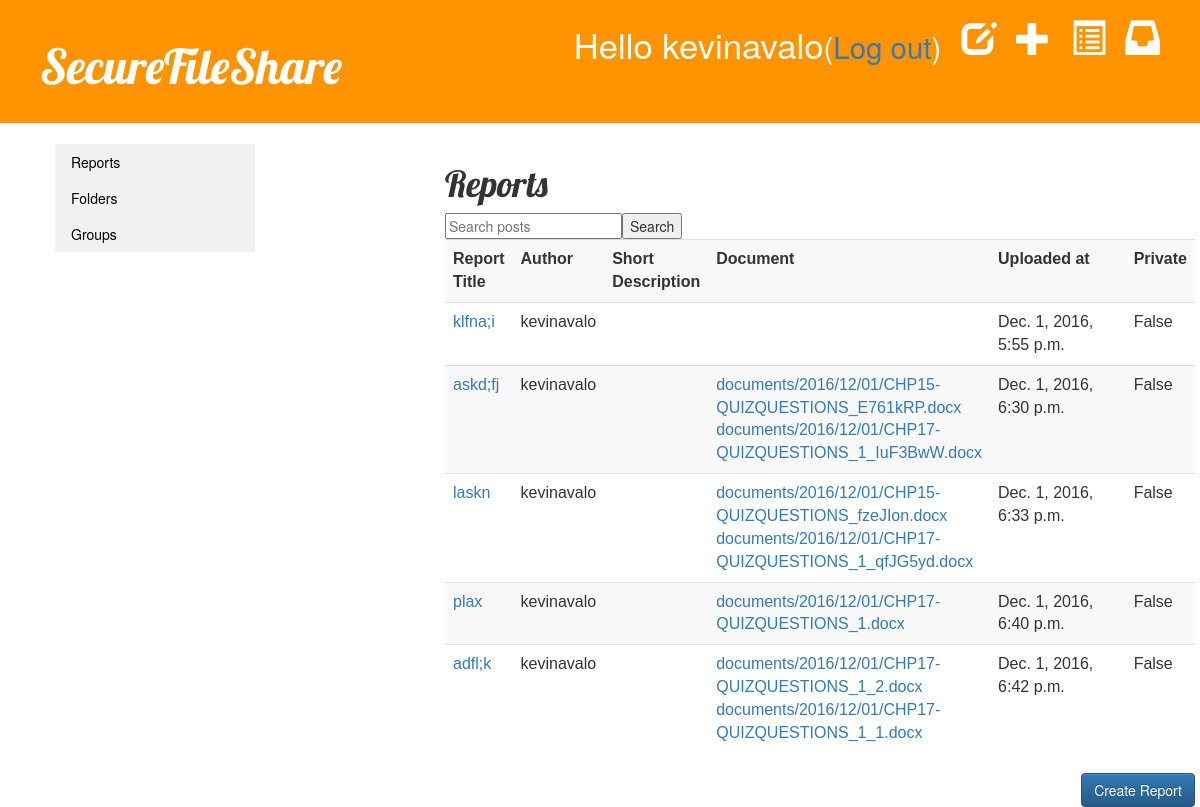
The app's page / (signed in), older data.
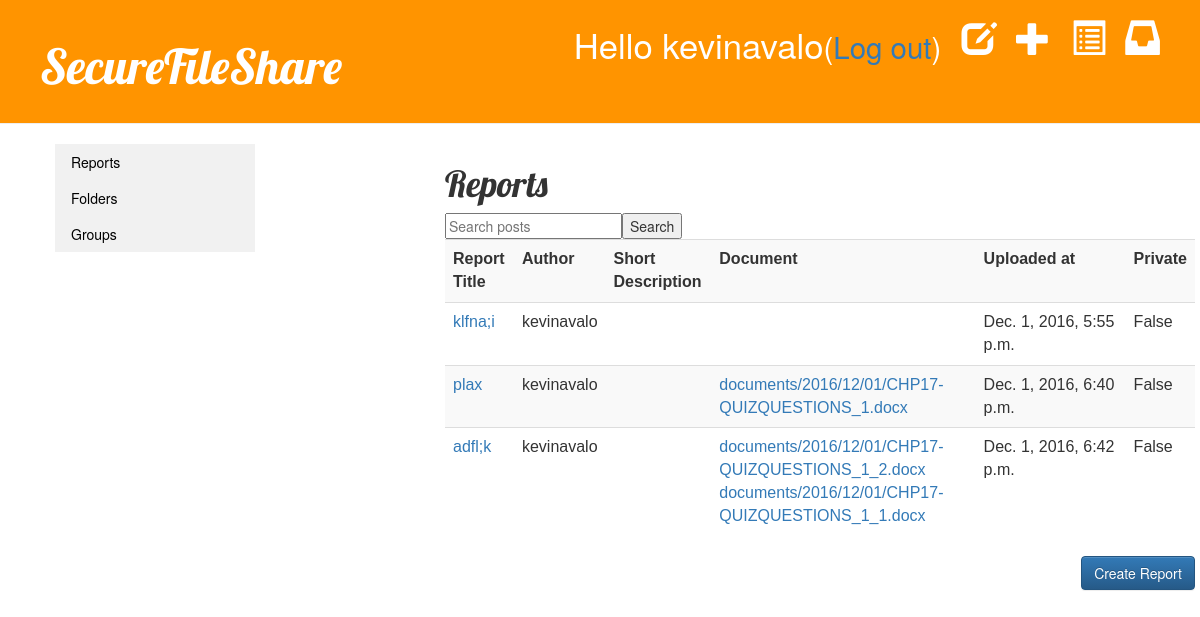
The same page, newer data.
### blog/models.py (models this page shows, shortened)
class Report(models.Model): #this Report is a django model
    author = models.ForeignKey('auth.User') #link to another model
    title = models.CharField(max_length=200) #text with limited number of chars
    private = models.BooleanField(default=False) #checkbox for private
    short_description = models.CharField(max_length=100, blank=True)
    long_description = models.CharField(max_length=500, blank=True) #text with unlimited number of chars
    group = models.CharField(max_length=100, default="", blank=True)
    documents = models.ManyToManyField(Document)
    folder = models.ForeignKey(Folder, null=True, default=None, blank=True)
    upload_at = models.DateTimeField(auto_now_add=True)
    created_date = models.DateTimeField(default=timezone.now) #date and time
    published_date = models.DateTimeField(blank=True, null=True)

class Document(models.Model):
    document = models.FileField(upload_to='documents/%Y/%m/%d')

### blog/views.py (the view)
# urls.py: url(r'^$', views.report_list, name='report_list'), #views.report_list is the place to go if we arrive at the main page
@login_required
def report_list(request):
    query = request.GET.get("q")
    if query:
        reports = Report.objects.filter((
            Q(title__icontains=query)|
            Q(author__first_name__icontains=query)|
            Q(author__last_name__icontains=query)|
            Q(description__icontains=query)
        ) & Q(Q(private=False) | Q(author=request.user)) & Q(published_date__lte=timezone.now())) # fixing privacy issues with searching
    else:
        reports = Report.objects.filter(Q(Q(private=False) | Q(author=request.user)) & Q(published_date__lte=timezone.now())).order_by('published_date')
    return render(request, 'blog/report_list.html', {'reports': reports})

### blog/templates/blog/report_list.html
{% extends 'blog/base.html' %}
{% block content %}
<h1>Reports</h1>
{% if user.is_authenticated %}
<table width="1200" class="table table-inverse table-striped">
		<tr>
			<th>Report Title</th>
			<th>Author</th>
			<th>Short Description</th>
			<th>Document</th>
			<th>Uploaded at</th>
			<th>Private</th>
		</tr>
<form method='GET' action=''>
<input type='text' name='q' placeholder='Search posts' value='{{ request.GET.q }}'/>
<input type='submit' value='Search' />
{% for report in reports %}
		<tr>
			<td><a href="{% url 'report_detail' pk=report.pk %}">{{ report.title }}</a></td>
			<td>{{ report.author }}</td>
			<td>{{ report.short_description }}</td>
		<td>{% for document in report.documents.all %}
			<a href="{{ document.document.url }}">{{ document.document.name }}</a>
		{% endfor %}</td>
			<td width="20%">{{report.upload_at}}</td>
			<td>{{ report.private }}</td>
		</tr>
{% endfor %}
</table>
<a href="{% url 'report_new' %}"><button type="button" class="btn btn-primary">Create Report</button></a>
{% else %}
<p> Please <a href="{% url 'login' %}">login</a> to continue.</p>
{% endif %}
{% endblock %}
{% block sidebar %}
<ul class="subnavilist">
    <li><a href="{% url 'report_list' %} ">Reports</a></li>
    <li><a href="{% url 'folder_list' %} ">Folders</a></li>
    <li><a href="{% url 'group_list' %} ">Groups</a></li>
</ul>
{% endblock %}

Row changes from the older to the newer data that the page shows:
removed Report: title "askd;fj", author "kevinavalo", upload_at "Dec. 1, 2016, 6:30 p.m.", private "False"
no longer on this page (row unchanged): Document: document.name "documents/2016/12/01/CHP15-QUIZQUESTIONS_E761kRP.docx", shown under "askd;fj"
no longer on this page (row unchanged): Document: document.name "documents/2016/12/01/CHP17-QUIZQUESTIONS_1_IuF3BwW.docx", shown under "askd;fj"
removed Report: title "laskn", author "kevinavalo", upload_at "Dec. 1, 2016, 6:33 p.m.", private "False"
no longer on this page (row unchanged): Document: document.name "documents/2016/12/01/CHP15-QUIZQUESTIONS_fzeJIon.docx", shown under "laskn"
no longer on this page (row unchanged): Document: document.name "documents/2016/12/01/CHP17-QUIZQUESTIONS_1_qfJG5yd.docx", shown under "laskn"
